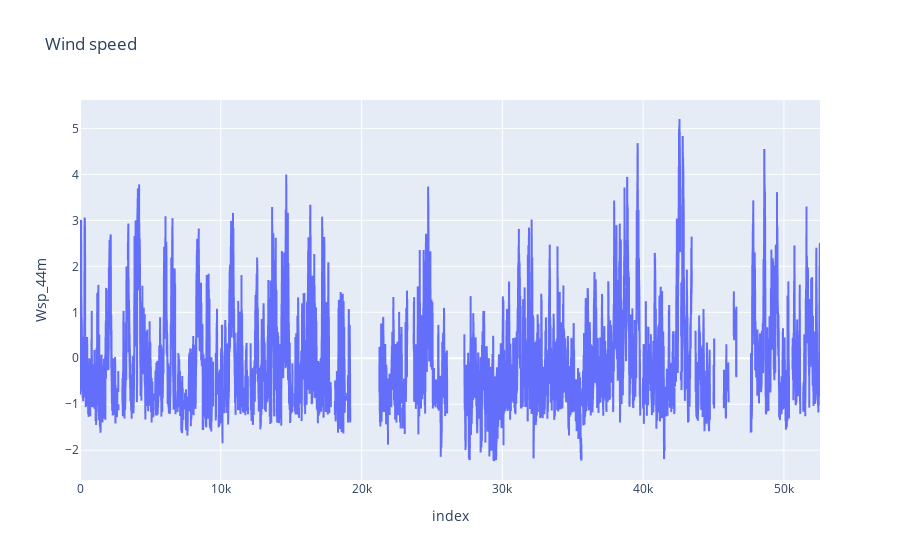

Here is the notebook cell this chart was saved with:
### Code cell
# plot the wind speed with plotly
fig = px.line(V52_data, x=V52_data.index, y="Wsp_44m", title='Wind speed')
fig.show()

### Figure 1 — Plotly figure (JSON) as saved in the notebook; plotly's stock layout.template omitted (floating-point values rounded to 4 significant figures; data arrays with more than 128 entries replaced by an {"elided": "..."} marker saying what was removed)
{"data": [{"hovertemplate": "index=%{x}<br>Wsp_44m=%{y}<extra></extra>", "legendgroup": "", "line": {"color": "#636efa", "dash": "solid"}, "marker": {"symbol": "circle"}, "mode": "lines", "name": "", "showlegend": false, "type": "scattergl", "x": {"elided": "52561 int values"}, "xaxis": "x", "y": {"elided": "52561 float values"}, "yaxis": "y"}], "layout": {"legend": {"tracegroupgap": 0}, "title": {"text": "Wind speed"}, "xaxis": {"anchor": "y", "domain": [0, 1], "title": {"text": "index"}}, "yaxis": {"anchor": "x", "domain": [0, 1], "title": {"text": "Wsp_44m"}}}}
